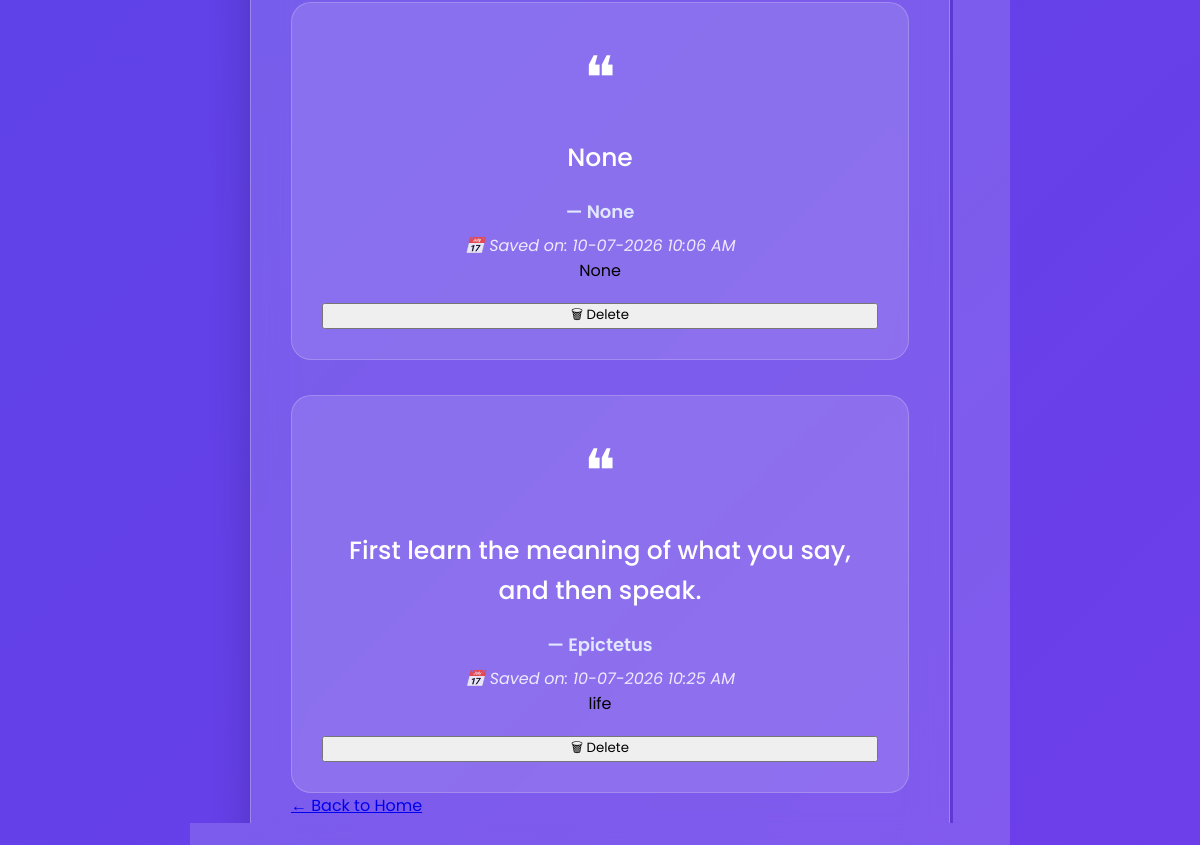
Before: /favorites (lower part) with the older database file.
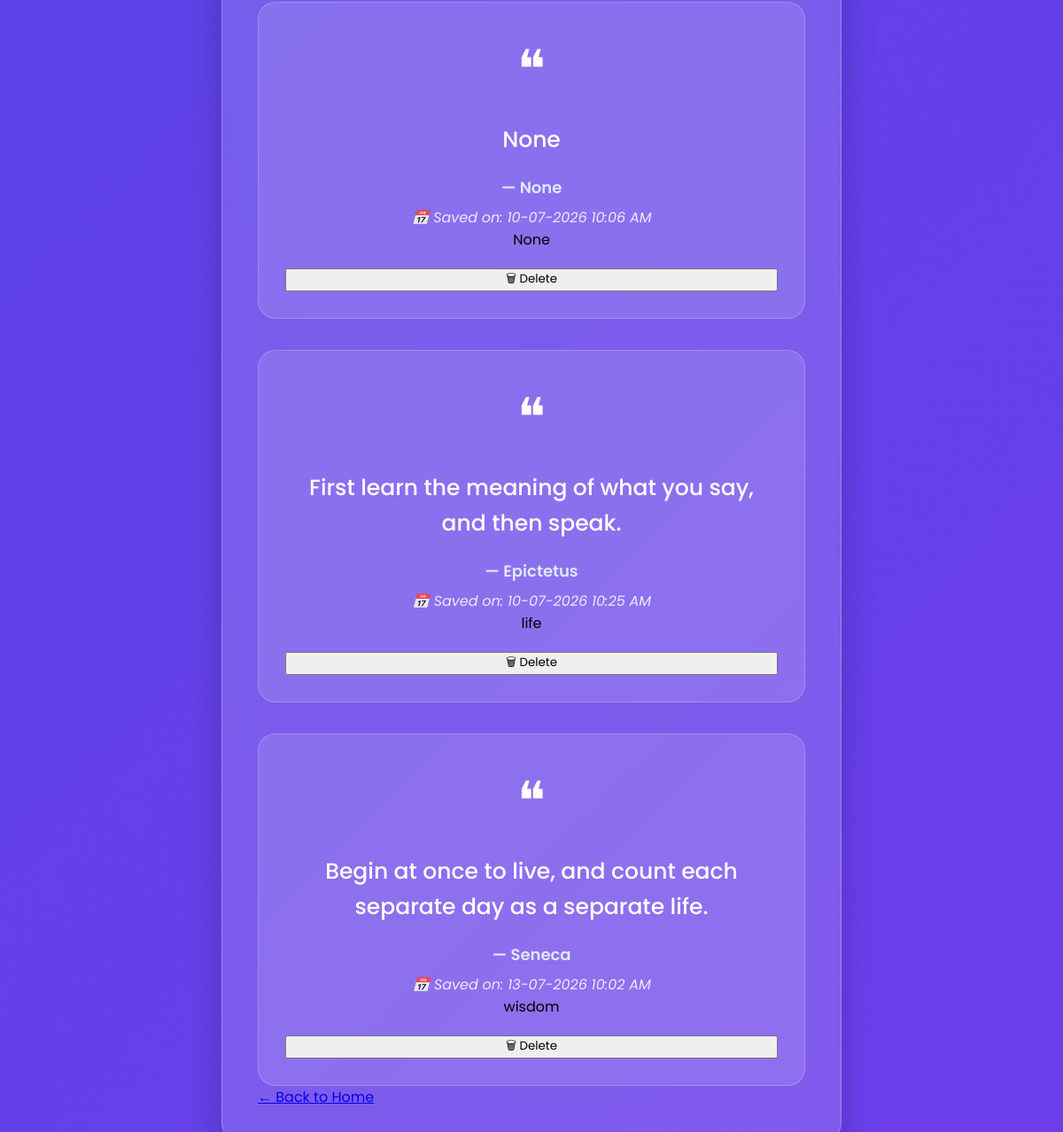
After: the same page with the newer database file.
### tables this page shows
CREATE TABLE favorites(

           id INTEGER PRIMARY KEY AUTOINCREMENT,

           quote TEXT NOT NULL,

           author TEXT NOT NULL,

          category TEXT NOT NULL,

          created_at TEXT NOT NULL
        );

### app.py (the view)
@app.route("/favorites")
def favorites():
    search = request.args.get("search", "")
    category = request.args.get("category", "all")
    quotes = filter_favorites(search, category)
    return render_template(
        "favorites.html",
        quotes=quotes,
        search=search,
        category=category,
        categories=categories
    )

### database.py (called while the page is built, shortened)
def filter_favorites(search, category):
    conn = sqlite3.connect("quotes.db")
    cursor = conn.cursor()
    query = """
        SELECT * FROM favorites
        WHERE 1=1
    """
    values = []
    if category and category != "all":
        query += " AND category = ?"
        values.append(category)
    cursor.execute(query, values)
    favorites = cursor.fetchall()
    conn.close()
    return favorites

### templates/favorites.html (shortened to what this page needs)
<!DOCTYPE html>
<html lang="en">
<head>
    <link rel="stylesheet" href="{{ url_for('static', filename='style.css') }}">
</head>
<body>
    <div class="container">
        <div class="card">
            {% if quotes %}
                {% for quote in quotes %}
                <div class="quote-box">
                    <div class="quote-icon">
                        ❝
                    </div>
                    <h2>
                        {{ quote[1] }}
                    </h2>
                    <h3>
                        — {{ quote[2] }}
                    </h3>
                    <p class="saved-date">
                       📅 Saved on: {{ quote[4] }}
                    </p>
                    <span class="category-badge">
                        {{ quote[3] }}
                    </span>
                    <form action="{{ url_for('delete', id=quote[0]) }}" method="POST" onsubmit="return confirm('Are you sure you want to delete this quote?')">
                      <button class="delete-btn" type="submit">
                         🗑 Delete
                      </button>
                    </form>
                </div>
                {% endfor %}
            {% endif %}
            <a href="{{ url_for('home') }}" class="back-btn">
                ← Back to Home
            </a>
        </div>
    </div>
</body>
</html>

### static/style.css (style rules this page uses)
* { margin:0; padding:0; box-sizing:border-box; font-family:"Poppins",sans-serif; }
body { min-height:100vh; display:flex; justify-content:center; align-items:center; overflow-x:hidden; background:linear-gradient(135deg,#4f46e5,#7c3aed,#0ea5e9); background-size:300% 300%; animation:gradientMove 12s ease infinite; padding:40px 20px; }
.container { width:100%; display:flex; justify-content:center; align-items:center; z-index:10; }
.card { width:100%; max-width:700px; padding:40px; border-radius:25px; background:rgba(255,255,255,.15); backdrop-filter:blur(20px); border:1px solid rgba(255,255,255,.25); box-shadow: 0 20px 40px rgba(0,0,0,.20); transition:.4s; }
form { display:flex; flex-direction:column; gap:18px; margin-top:20px; }
.quote-box { margin-top:35px; padding:30px; border-radius:20px; background:rgba(255,255,255,.12); border:1px solid rgba(255,255,255,.20); text-align:center; animation:fadeIn .5s ease; }
.quote-icon { font-size:60px; color:white; margin-bottom:15px; }
.quote-box h2 { color:white; font-size:25px; line-height:40px; font-weight:500; margin-bottom:20px; }
.quote-box h3 { color:#e0e7ff; font-weight:600; font-size:18px; }
.quote-box p { color:white; opacity:.85; font-size:16px; }
.quote-box { animation:fadeQuote .7s ease; transition:all .3s ease; cursor:default; }
.saved-date { margin-top: 8px; font-size: 14px; color: #bdbdbd; font-style: italic; }

Changed rows visible on the page:
added favorites: quote "Begin at once to live, and count each separate day as a separate life.", author "Seneca", created_at "13-07-2026 10:02 AM", category "wisdom"
